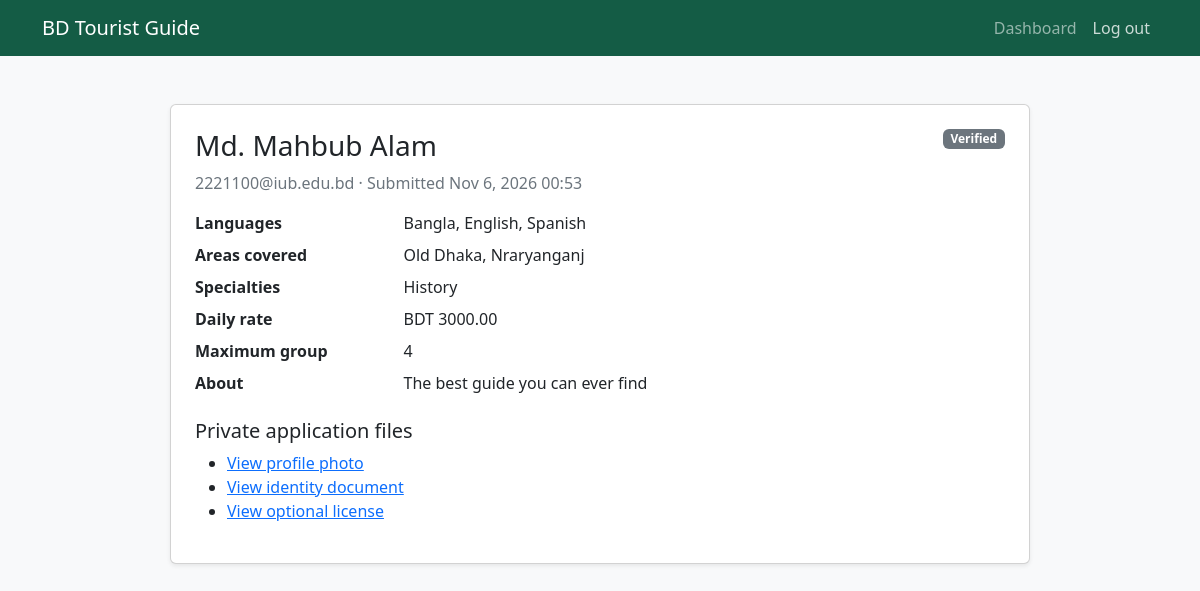
The app's page /accounts/admin/guide-applications/9/ (signed in) with its own data.
### accounts/models.py (models this page shows, shortened)
class GuideApplication(models.Model):
    class Status(models.TextChoices):
        PENDING = "pending", "Pending Review"
        VERIFIED = "verified", "Verified"
        REJECTED = "rejected", "Rejected"
    user = models.ForeignKey(
        User, on_delete=models.CASCADE, related_name="guide_applications"
    )
    full_name = models.CharField(max_length=160)
    bio = models.TextField(max_length=2000)
    languages = models.CharField(max_length=300, help_text="Separate languages with commas")
    areas_covered = models.CharField(
        max_length=500, help_text="Separate destinations with commas"
    )
    specialties = models.CharField(
        max_length=500, blank=True, help_text="For example, history, food, nature"
    )
    daily_rate = models.DecimalField(
        max_digits=10,
        decimal_places=2,
        validators=[MinValueValidator(1)],
    )
    average_rating = models.DecimalField(max_digits=2, decimal_places=1, default=0)
    review_count = models.PositiveIntegerField(default=0)
    completed_tours = models.PositiveIntegerField(default=0)
    is_demo = models.BooleanField(default=False, db_index=True)
    max_group_size = models.PositiveSmallIntegerField(
        validators=[MinValueValidator(1), MaxValueValidator(100)]
    )
    profile_photo = models.FileField(
        upload_to=guide_upload_path,
        validators=[FileExtensionValidator(["jpg", "jpeg", "png"])],
    )
    id_document = models.FileField(
        upload_to=guide_upload_path,
        validators=[FileExtensionValidator(["jpg", "jpeg", "png", "pdf"])],
    )
    license_document = models.FileField(
        upload_to=guide_upload_path,
        validators=[FileExtensionValidator(["jpg", "jpeg", "png", "pdf"])],
        blank=True,
    )
    status = models.CharField(
        max_length=20, choices=Status.choices, default=Status.PENDING
    )
    rejection_reason = models.TextField(blank=True)
    reviewed_by = models.ForeignKey(
        User,
        on_delete=models.SET_NULL,
        related_name="reviewed_guide_applications",
        blank=True,
        null=True,
    )
    reviewed_at = models.DateTimeField(blank=True, null=True)
    created_at = models.DateTimeField(auto_now_add=True)
    updated_at = models.DateTimeField(auto_now=True)
    class Meta:
        ordering = ["created_at"]

class User(AbstractUser):
    objects = UserManager()
    REQUIRED_FIELDS = ["email", "first_name", "last_name"]
    class Role(models.TextChoices):
        TRAVELER = "traveler", "Traveler"
        GUIDE = "guide", "Guide"
        ADMIN = "admin", "Administrator"
    email = models.EmailField(unique=True)
    role = models.CharField(max_length=20, choices=Role.choices, default=Role.TRAVELER)
    is_email_verified = models.BooleanField(default=False)
    failed_login_attempts = models.PositiveSmallIntegerField(default=0)
    locked_until = models.DateTimeField(blank=True, null=True)

### accounts/views.py (the view, shortened to what this page needs)
# urls.py: path("admin/guide-applications/<int:application_id>/", views.guide_application_review, name="guide_application_review"),
@login_required
def guide_application_review(request, application_id):
    if not is_administrator(request.user):
        raise Http404
    application = get_object_or_404(
        GuideApplication.objects.select_related("user"), pk=application_id
    )
    return render(
        request,
        "accounts/guide_application_review.html",
        {"application": application},
    )

### accounts/views.py (called while the page is built)
def is_administrator(user):
    return user.is_authenticated and (user.is_staff or user.role == User.Role.ADMIN)

### templates/accounts/guide_application_review.html (shortened to what this page needs)
{% extends "base.html" %}
{% block content %}
<div class="card shadow-sm mx-auto" style="max-width: 860px"><div class="card-body p-4">
  <div class="d-flex justify-content-between align-items-start"><div><h1 class="h3">{{ application.full_name }}</h1><p class="text-secondary">{{ application.user.email }} · Submitted {{ application.created_at|date:"M j, Y H:i" }}</p></div><span class="badge text-bg-secondary">{{ application.get_status_display }}</span></div>
  <dl class="row"><dt class="col-sm-3">Languages</dt><dd class="col-sm-9">{{ application.languages }}</dd><dt class="col-sm-3">Areas covered</dt><dd class="col-sm-9">{{ application.areas_covered }}</dd><dt class="col-sm-3">Specialties</dt><dd class="col-sm-9">{{ application.specialties|default:"Not specified" }}</dd><dt class="col-sm-3">Daily rate</dt><dd class="col-sm-9">BDT {{ application.daily_rate }}</dd><dt class="col-sm-3">Maximum group</dt><dd class="col-sm-9">{{ application.max_group_size }}</dd><dt class="col-sm-3">About</dt><dd class="col-sm-9">{{ application.bio|linebreaksbr }}</dd></dl>
  <h2 class="h5">Private application files</h2><ul><li><a href="{% url 'accounts:guide_application_document' application.pk 'profile_photo' %}">View profile photo</a></li><li><a href="{% url 'accounts:guide_application_document' application.pk 'id_document' %}">View identity document</a></li>{% if application.license_document %}<li><a href="{% url 'accounts:guide_application_document' application.pk 'license_document' %}">View optional license</a></li>{% endif %}</ul>
</div></div>
{% endblock %}

### static/css/site.css (style rules this page uses)
:root { --forest: #145c45; --leaf: #dcefe4; --ink: #16352b; --muted: #6b7c73; --sand: #f3f1e7; }
body { color: var(--ink); background: #f7f9f6 !important; }

### records on screen
GuideApplication: full_name "Md. Mahbub Alam", user.email "2221100@iub.edu.bd", created_at "Nov 6, 2026 00:53", status "Verified", languages "Bangla, English, Spanish", areas_covered "Old Dhaka, Nraryanganj", specialties "History", daily_rate "3000.00", max_group_size "4", bio "The best guide you can ever find"
